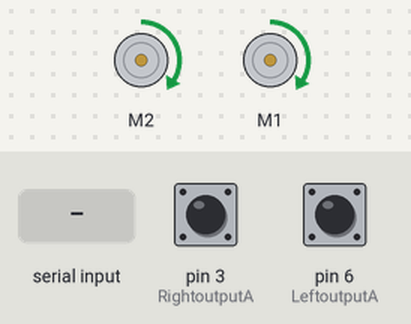
Simulated run of this sketch. Board: Arduino Uno, built with avr-gcc and run on an emulated ATmega328P. Shown: 2 × DC motor (green arrow = forward, orange = backward, longer = faster). The inputs (shaded band) are chosen by the test bench; at power-on: pin 3 (RightoutputA) HIGH, pin 6 (LeftoutputA) HIGH.

Above: at 1.2 s.
1.3 s: "90,45\n" received over Serial
At 1.42 s:
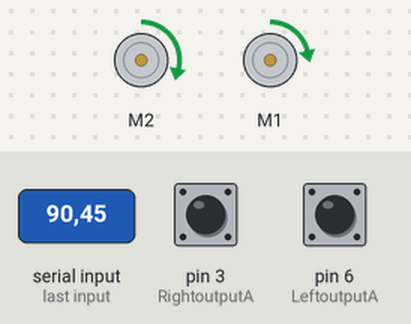
2.9 s: "30,150\n" received over Serial
At 3.06 s:
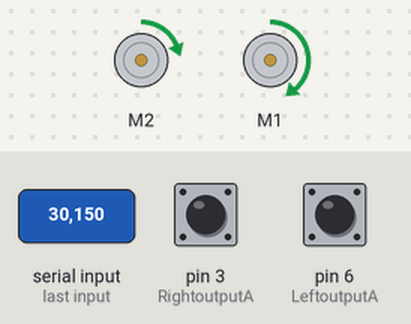
4.6 s: "5\n" received over Serial
At 4.7 s:
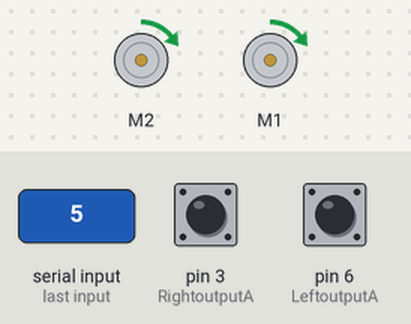
6.2 s: "90\n" received over Serial
At 6.8 s:
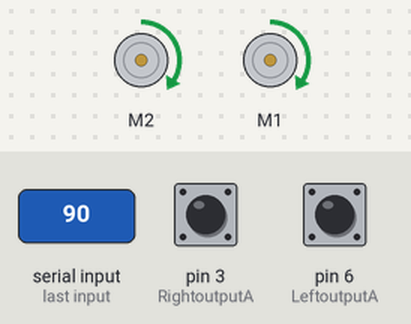
7.9 s: "200\n" received over Serial
At 7.96 s:
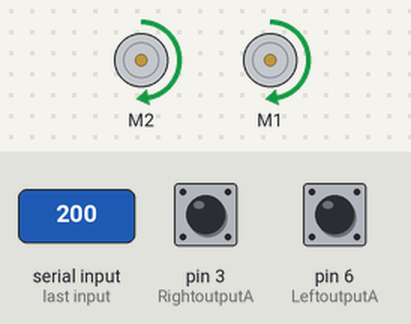
9.5 s: "1,90\n" received over Serial
At 10.6 s:
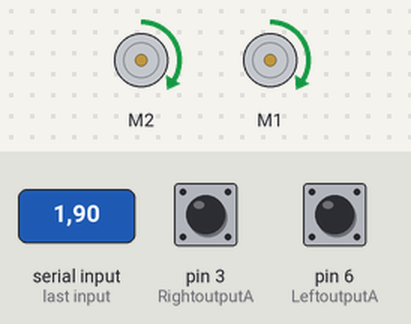
Timing chart, 0 to 12.1 s (numbered marks = the images above; inputs shaded):
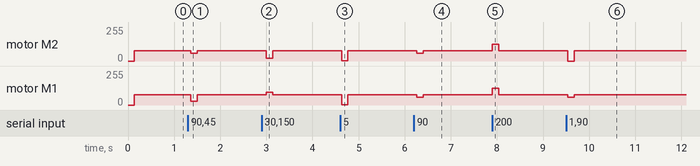

Measured:
- after the input at 1.3 s, motor M2: forward 76/255 → forward 57/255 after 0.06 s, → forward 76/255 0.14 s later; motor M1: forward 76/255 → forward 28/255 after 0.06 s, → forward 76/255 0.14 s later
- after the input at 2.9 s, motor M2: forward 76/255 → forward 19/255 after 0.10 s, → forward 76/255 0.14 s later; motor M1: forward 76/255 → forward 95/255 after 0.10 s, → forward 76/255 0.14 s later
- after the input at 4.6 s, motor M2, motor M1: forward 76/255 → forward 3/255 at once, → forward 76/255 0.14 s later
- after the input at 6.2 s, motor M2, motor M1: forward 76/255 → forward 57/255 after 0.07 s, → forward 76/255 0.14 s later
- after the input at 7.9 s, motor M2, motor M1: forward 76/255 → forward 127/255 at once, → forward 76/255 0.14 s later
- after the input at 9.5 s, motor M2: forward 76/255 → stopped at once, → forward 76/255 0.14 s later; motor M1: forward 76/255 → forward 57/255 at once, → forward 76/255 0.14 s later

The sketch:

turn-final.ino
```cpp
#include "DualMC33926MotorShield.h"
DualMC33926MotorShield md;
// IR sensor
#define LeftoutputA 6
#define LeftoutputB 5
#define RightoutputA 3
#define RightoutputB 2
int leftCurrentState;
int leftLastState;
int rightCurrentState;
int rightLastState;
double last_error;
double curr_left_wheel_cps;
double curr_right_wheel_cps;
double x_cord = 0.0;
double y_cord = 0.0;
double theta = 0.0;
double delta_left;
double delta_right;
double v_left_ref;
double v_right_ref;
double duration_pad;
// updates read world cord
void update_cord(){
  double SLeft = delta_left;
  double SRight = delta_right;
  // double WBase = 3.55379 ; woops is distance from cente to wheel
  double WBase = 19; //we checked its 19
  double Dx=(SLeft+SRight)/2;
  double DTheta= atan2((SRight-SLeft)/2, WBase/2);
  theta +=DTheta;
  x_cord += Dx*cos(theta);
  y_cord += Dx*sin(theta);
  delta_left = 0.0;
  delta_right = 0.0;
}
// return delta velocities
double Get_PD_velocity_approximation(double actual_error, double desired_error, double k_constant = 0.5, double b_constant = 0.001)
{
  double delta_v = (-1*k_constant*actual_error) - (b_constant*(actual_error - last_error));
  last_error = actual_error;
  return delta_v;
}


// motors
void stopIfFault()
{
  if (md.getFault())
  {
    while(1)
    {
      Serial.println("fault");
    }
  }
}
// lwheel is m2
void set_lwheel(int speed){
md.setM2Speed(speed);
stopIfFault();
}
// rwheel m1
void set_rwheel(int speed){
  md.setM1Speed(speed);
  stopIfFault();
}


void update_wheels()
{
  long start_millis = millis();
  int left_spoke_counter = 0;
  int right_spoke_counter = 0;
  for (int ir_counter = 0; ir_counter< 1000; ir_counter++)
  {
    leftCurrentState = digitalRead(LeftoutputA); // Reads the "current" state of the outputA
    rightCurrentState = digitalRead(RightoutputA);
    // If the previous and the current state of the outputA are different, that means a Pulse has occured
    if (leftCurrentState != leftLastState)
    {
    // If the outputB state is different to the outputA state, that means the encoder is rotating clockwise
      if (digitalRead(LeftoutputB) != leftCurrentState)
      {
        left_spoke_counter ++;
      }
      else
      {
        left_spoke_counter --;
      }
    }
    if (rightCurrentState != rightLastState)
    {
      if (digitalRead(RightoutputB) != rightCurrentState)
      {
        right_spoke_counter ++;
      }
      else
      {
        right_spoke_counter --;
      }
    }
// if no spokes move add on to this pad. In case wheels are too slow for sampling rate
// if (right_spoke_counter== 0 && left_spoke_counter ==0){
// duration_pad += millis() - start_millis;
// }
// else{
// }
  long end_millis = millis();
  // double duration = (double)(end_millis - start_millis + duration_pad)/1000;
  double duration = (double)(end_millis - start_millis)/1000;
  // duration_pad = 0.0;
  double circumference = 22.32914; //cm
  double spoke_length = circumference / 16.0;
  curr_right_wheel_cps = (spoke_length * right_spoke_counter) / duration;
  curr_left_wheel_cps = (spoke_length * left_spoke_counter) / duration;
  delta_right = spoke_length * right_spoke_counter;
  delta_left = spoke_length * left_spoke_counter;
  leftLastState = leftCurrentState;
  rightLastState = rightCurrentState;
  }
}

void turn(int radius, int lpwm ,int rpwm) //输入转动的角度
{
  double delta_left_t = delta_left; //initialize the distance of left wheel
  double delta_right_t = delta_right; //initialize the distance of right wheel
  double wheeldistance = 19.05; //set the radius of turning
  double left_wheel_r = 9.14; //set radius of left is 0 cm.
  double right_wheel_r = 28.19; //set radius of right is 10 cm.
  double turn_left_c = 2*3.14159*left_wheel_r*(radius/360);//the length of walking on the left wheel when turning
  double turn_right_c = 2*3.14159*right_wheel_r*(radius/360);//the length of walking on the right wheel when turning
  double lenght_l;
  double lenght_r;
  double expect_left_v = curr_left_wheel_cps; //set basic speed is the curr-left speed
  double expect_right_v;


while(1)
  {

    update_wheels(); //update the distance and parameters
    lenght_l = abs(delta_left-delta_left_t);
    lenght_r = abs(delta_right-delta_right_t);
    expect_right_v = expect_left_v * turn_right_c/turn_left_c;//expected speed on right wheel
    if (expect_right_v-curr_right_wheel_cps < -1.0)//if expected speed is smaller than current speed, slow down the speed
    {
      if(expect_right_v-curr_right_wheel_cps < -3.0)//if too small then decrease rpwm more
      {
        rpwm -= 6;
        }
       else
        {
          rpwm -= 3;
          }
      }
      else if (expect_right_v-curr_right_wheel_cps > 1.0)//if expected speed is greater than current speed, speed up the speed
    {
      if(expect_right_v-curr_right_wheel_cps > 3.0)//if too large then increase rpwm more
      {
        rpwm += 6;
        }
       else
        {
          rpwm += 3;
          }
      }
    if(lenght_l <= 2.0 &&lenght_r<=2.0)//if accuracy of turning satisfy, then break
    {
      break;
      }
      set_lwheel(lpwm);
      set_rwheel(rpwm);
    }

  }

void setup(){
  Serial.begin(115200);
  while(!Serial);
  md.init();
  pinMode (LeftoutputA,INPUT);
  pinMode (LeftoutputB,INPUT);
  pinMode (RightoutputA, INPUT);
  pinMode (RightoutputB, INPUT);
  leftLastState = digitalRead(LeftoutputA);
  rightLastState = digitalRead(RightoutputA);
}
//updates current velocities of each wheel and updates distance of each wheel
String inData;
void loop() {
  while (Serial.available() > 0)
  {
    char rec = Serial.read();
    inData += rec;
    // Process message when new line character is recieved
    if (rec == '\n')
    {
      // Serial.print(inData);
      // extract lpwm and rpwm from the string
      int lpwm = inData.substring(0,inData.indexOf(',')).toInt();
      int start = inData.indexOf(',');
      int end_pt = inData.indexOf('\n');
      int rpwm = inData.substring(start+1, end_pt).toInt();
      set_lwheel(lpwm);
      set_rwheel(rpwm);
      inData = ""; // Clear recieved buffer
      //break incase new stuff comes and we're just stuck here
      break;
    }
  }
  update_wheels();
  update_cord();
  set_lwheel(120);//first, go straight
  set_rwheel(120);
  turn(90, 120 ,120); //turning
  String cord_vals = String(x_cord) + "," + String(y_cord) + "," + String(theta);

}
```
